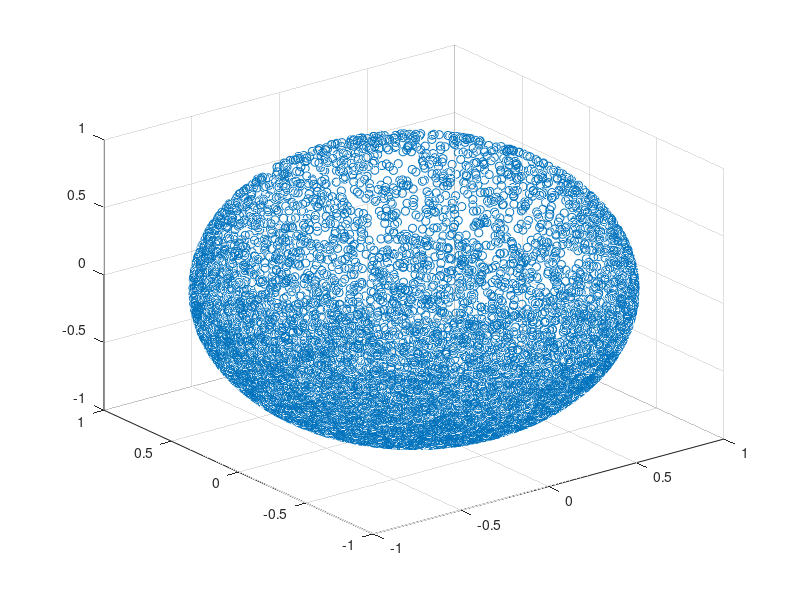

This figure's MATLAB source:
A = -1 + 2 * normrnd(0,1, [10000 3]);
A = A./(sqrt(A(:,1).^2 + A(:,2).^2 + A(:,3).^2));
scatter3(A(:, 1), A(:, 2), A(:, 3))